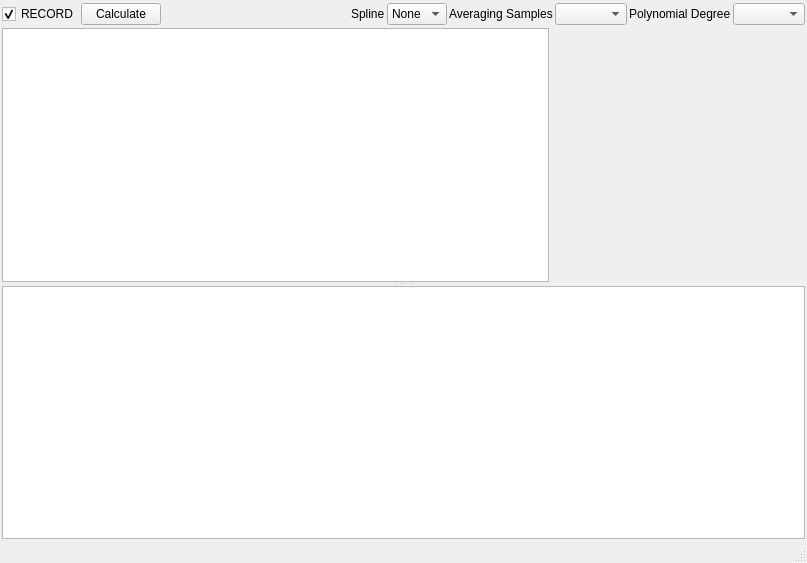
<?xml version="1.0" encoding="UTF-8"?>
<ui version="4.0">
 <class>MainWindow</class>
 <widget class="QMainWindow" name="MainWindow">
  <property name="geometry">
   <rect>
    <x>0</x>
    <y>0</y>
    <width>807</width>
    <height>563</height>
   </rect>
  </property>
  <property name="windowTitle">
   <string>MainWindow</string>
  </property>
  <widget class="QWidget" name="centralwidget">
   <layout class="QGridLayout" name="gridLayout">
    <property name="margin">
     <number>2</number>
    </property>
    <property name="spacing">
     <number>2</number>
    </property>
    <item row="0" column="4">
     <widget class="QComboBox" name="splineBox">
      <item>
       <property name="text">
        <string>None</string>
       </property>
      </item>
      <item>
       <property name="text">
        <string>2</string>
       </property>
      </item>
      <item>
       <property name="text">
        <string>3</string>
       </property>
      </item>
      <item>
       <property name="text">
        <string>4</string>
       </property>
      </item>
      <item>
       <property name="text">
        <string>5</string>
       </property>
      </item>
      <item>
       <property name="text">
        <string>6</string>
       </property>
      </item>
      <item>
       <property name="text">
        <string>7</string>
       </property>
      </item>
      <item>
       <property name="text">
        <string>8</string>
       </property>
      </item>
      <item>
       <property name="text">
        <string>9</string>
       </property>
      </item>
      <item>
       <property name="text">
        <string>10</string>
       </property>
      </item>
     </widget>
    </item>
    <item row="0" column="0">
     <widget class="QCheckBox" name="recordBox">
      <property name="text">
       <string>RECORD</string>
      </property>
      <property name="checked">
       <bool>true</bool>
      </property>
     </widget>
    </item>
    <item row="0" column="1">
     <widget class="QPushButton" name="pushButton_2">
      <property name="text">
       <string>Calculate</string>
      </property>
     </widget>
    </item>
    <item row="0" column="2">
     <spacer name="horizontalSpacer">
      <property name="orientation">
       <enum>Qt::Horizontal</enum>
      </property>
      <property name="sizeHint" stdset="0">
       <size>
        <width>138</width>
        <height>24</height>
       </size>
      </property>
     </spacer>
    </item>
    <item row="0" column="5">
     <widget class="QLabel" name="label">
      <property name="text">
       <string>Averaging Samples</string>
      </property>
     </widget>
    </item>
    <item row="0" column="6">
     <widget class="QComboBox" name="samplesBox">
      <property name="toolTip">
       <string>Number of samples considered for moving average in results calculation</string>
      </property>
     </widget>
    </item>
    <item row="0" column="7">
     <widget class="QLabel" name="label_2">
      <property name="text">
       <string>Polynomial Degree</string>
      </property>
     </widget>
    </item>
    <item row="0" column="8">
     <widget class="QComboBox" name="polyBox">
      <property name="toolTip">
       <string>Degree of the polynomial used for smoothing the data</string>
      </property>
     </widget>
    </item>
    <item row="1" column="0" colspan="9">
     <widget class="QSplitter" name="splitter">
      <property name="orientation">
       <enum>Qt::Vertical</enum>
      </property>
      <widget class="QWidget" name="layoutWidget">
       <layout class="QHBoxLayout" name="horizontalLayout">
        <item>
         <widget class="PlotWidget" name="graphPosition">
          <property name="sizePolicy">
           <sizepolicy hsizetype="Expanding" vsizetype="Minimum">
            <horstretch>0</horstretch>
            <verstretch>0</verstretch>
           </sizepolicy>
          </property>
         </widget>
        </item>
        <item>
         <widget class="QFrame" name="frame">
          <property name="sizePolicy">
           <sizepolicy hsizetype="Fixed" vsizetype="Minimum">
            <horstretch>0</horstretch>
            <verstretch>0</verstretch>
           </sizepolicy>
          </property>
          <property name="minimumSize">
           <size>
            <width>250</width>
            <height>0</height>
           </size>
          </property>
          <property name="maximumSize">
           <size>
            <width>16777215</width>
            <height>16777215</height>
           </size>
          </property>
          <property name="frameShape">
           <enum>QFrame::NoFrame</enum>
          </property>
          <property name="frameShadow">
           <enum>QFrame::Raised</enum>
          </property>
          <layout class="QVBoxLayout" name="gaugeLayout">
           <property name="spacing">
            <number>0</number>
           </property>
           <property name="margin">
            <number>0</number>
           </property>
          </layout>
         </widget>
        </item>
       </layout>
      </widget>
      <widget class="PlotWidget" name="graphResults">
       <property name="sizePolicy">
        <sizepolicy hsizetype="Expanding" vsizetype="Expanding">
         <horstretch>0</horstretch>
         <verstretch>0</verstretch>
        </sizepolicy>
       </property>
      </widget>
     </widget>
    </item>
    <item row="0" column="3">
     <widget class="QLabel" name="label_3">
      <property name="text">
       <string>Spline</string>
      </property>
     </widget>
    </item>
   </layout>
  </widget>
  <widget class="QMenuBar" name="menubar">
   <property name="geometry">
    <rect>
     <x>0</x>
     <y>0</y>
     <width>807</width>
     <height>25</height>
    </rect>
   </property>
  </widget>
  <widget class="QStatusBar" name="statusbar"/>
 </widget>
 <customwidgets>
  <customwidget>
   <class>PlotWidget</class>
   <extends>QGraphicsView</extends>
   <header location="global">pyqtgraph</header>
  </customwidget>
 </customwidgets>
 <resources/>
 <connections>
  <connection>
   <sender>recordBox</sender>
   <signal>clicked(bool)</signal>
   <receiver>MainWindow</receiver>
   <slot>setRecord(bool)</slot>
   <hints>
    <hint type="sourcelabel">
     <x>57</x>
     <y>31</y>
    </hint>
    <hint type="destinationlabel">
     <x>0</x>
     <y>43</y>
    </hint>
   </hints>
  </connection>
  <connection>
   <sender>pushButton_2</sender>
   <signal>clicked()</signal>
   <receiver>MainWindow</receiver>
   <slot>analysis()</slot>
   <hints>
    <hint type="sourcelabel">
     <x>177</x>
     <y>35</y>
    </hint>
    <hint type="destinationlabel">
     <x>0</x>
     <y>127</y>
    </hint>
   </hints>
  </connection>
  <connection>
   <sender>samplesBox</sender>
   <signal>currentIndexChanged(QString)</signal>
   <receiver>MainWindow</receiver>
   <slot>redoAnalysis(QString)</slot>
   <hints>
    <hint type="sourcelabel">
     <x>556</x>
     <y>39</y>
    </hint>
    <hint type="destinationlabel">
     <x>564</x>
     <y>-9</y>
    </hint>
   </hints>
  </connection>
  <connection>
   <sender>polyBox</sender>
   <signal>currentIndexChanged(QString)</signal>
   <receiver>MainWindow</receiver>
   <slot>redoAnalysis(QString)</slot>
   <hints>
    <hint type="sourcelabel">
     <x>751</x>
     <y>29</y>
    </hint>
    <hint type="destinationlabel">
     <x>733</x>
     <y>-6</y>
    </hint>
   </hints>
  </connection>
  <connection>
   <sender>splineBox</sender>
   <signal>currentIndexChanged(QString)</signal>
   <receiver>MainWindow</receiver>
   <slot>redoAnalysis(QString)</slot>
   <hints>
    <hint type="sourcelabel">
     <x>373</x>
     <y>47</y>
    </hint>
    <hint type="destinationlabel">
     <x>364</x>
     <y>-5</y>
    </hint>
   </hints>
  </connection>
 </connections>
 <slots>
  <slot>clearAll()</slot>
  <slot>setRecord(bool)</slot>
  <slot>analysis()</slot>
  <slot>redoAnalysis(QString)</slot>
 </slots>
</ui>
